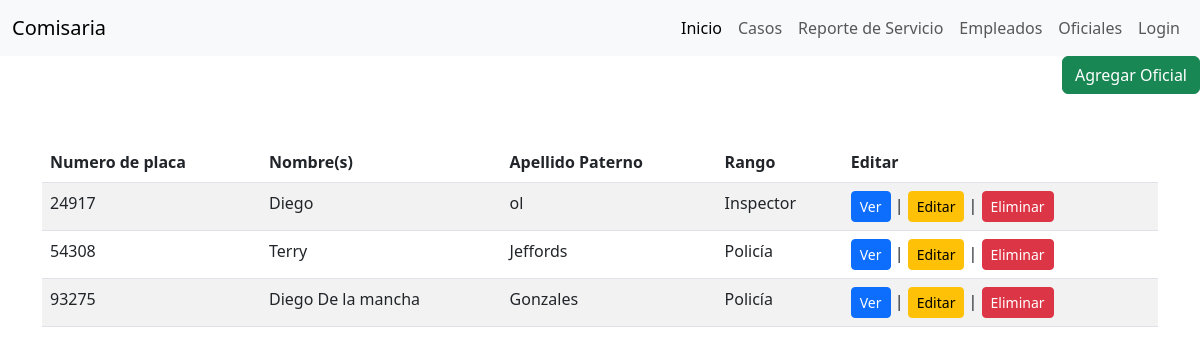
The app's page /comisaria/oficial/, older data.
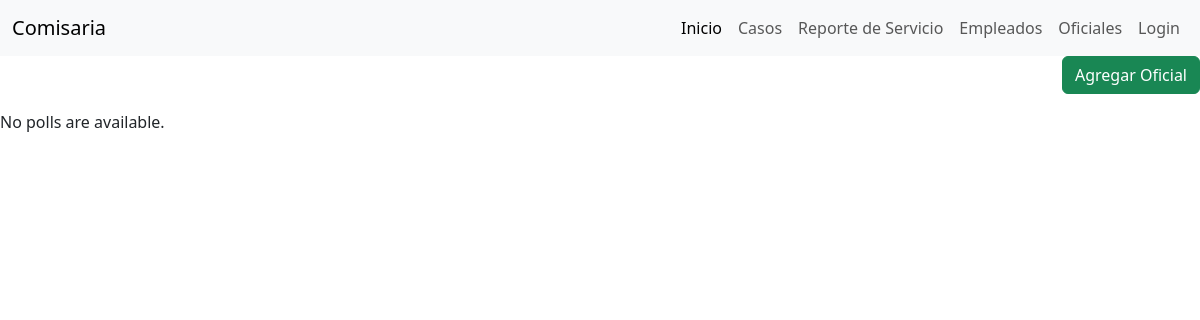
The same page, newer data.
### Comisaria/models.py (models this page shows, shortened)
class oficiales(models.Model):
    class Rango(models.IntegerChoices):
        POLICIA = 1, "Policía"
        INSPECTOR = 2, "Inspector"
        COMISARIO = 3, "Comisario"
    num_placa = models.PositiveIntegerField(default=0,blank=True, verbose_name='Numero de placa')
    id_emp = models.OneToOneField(Empleado, on_delete=models.CASCADE, verbose_name='ID empleado')
    rank = models.IntegerField(choices=Rango.choices, default=Rango.POLICIA, verbose_name='Rango')
    class Meta:
        verbose_name = 'Oficial'
        verbose_name_plural = 'Oficiales'

class Empleado(AbstractUser):
    class Puesto(models.IntegerChoices):
        ADMINISTRATIVO = 1, "Personal Administrativo"
        INTELIGENCIA = 2, "Analistas de Inteligencia"
        FORENSE = 3, "Técnico Forense"
        ARCHIVO = 4, "Personal del Archivo"
        COMUNICACION = 5, "Operador de Comunicación"
        PSICOLOGIA = 6, "Psicólogos"
        MANTENIMIENTO = 7, "Personal de Mantenimiento"
        HUMANOS = 8, "Encargado de Recursos Humanos"
        TI = 9, "Tecnicos de Sistemas Informaticos"
        OFICIAL = 10, "Oficial"
    first_name = models.CharField(max_length=50, default='', blank=False, verbose_name='Nombre(s)')
    last_name = models.CharField(max_length=50, default='', blank=False, verbose_name='Apellido paterno')
    last_name2 = models.CharField(max_length=50, default='', blank=False, verbose_name='Apellido materno')
    email = models.EmailField(unique=True, verbose_name='Correo')
    puesto = models.IntegerField(choices=Puesto.choices, default=Puesto.ADMINISTRATIVO, verbose_name='Puesto')
    register_date = models.DateTimeField(default= timezone.now, null=True, blank=False, verbose_name='Fecha de registro')
    num_phone = models.CharField(max_length=14, default='', blank=False, verbose_name='Telefono')
    salario = models.DecimalField(max_digits=10, decimal_places=2, default=0.00,blank=False ,verbose_name='Salario')
    class Meta:
        verbose_name = 'Empleado'
        verbose_name_plural = 'Empleados'

### Comisaria/views.py (the view)
# urls.py: path( "oficial/", views.OficialView.as_view(), name="oficial"),
class OficialView(generic.ListView):
    template_name = "comisaria/READ/oficial.html"
    context_object_name ="oficiales"
    def get_queryset(self):
        return oficiales.objects.order_by("num_placa")[:5]

### Comisaria/templates/comisaria/READ/oficial.html (shortened to what this page needs)
{% extends 'comisaria/base.html' %}
{% block contenido %}
<div class="d-flex justify-content-end mb-3">
    <a class="btn btn-success" href="{% url 'oficial_crear' %}">Agregar Oficial</a>
</div>
    {% if oficiales %}
    <div class="container my-5">
        <table class="table table-striped">
            <thead>
                <tr>
                    <th>Numero de placa</th>
                    <th>Nombre(s)</th>
                    <th>Apellido Paterno</th>
                    <th>Rango</th>
                    <th>Editar</th>
                </tr>
            </thead>
            <tbody>
                {% for of in oficiales %}
                <tr>
                    <td>{{ of.num_placa }}</td>
                    <td>{{ of.id_emp.first_name }}</td>
                    <td>{{ of.id_emp.last_name }}</td>
                    <td>{{ of.get_rank_display }}</td>
                    <td><a class="btn btn-primary btn-sm" href="{% url 'oficial_deta' of.id %}">Ver</a> | <a class="btn btn-warning btn-sm" href="{% url 'oficial_edit' of.id%}">Editar</a> | <a class="btn btn-danger btn-sm" href="{% url 'oficial_eliminar' of.id  %}">Eliminar</a></td>
                </tr>
                {% endfor %}
            </tbody>
        </table>
    </div>
    {% else %}
    <p>No polls are available.</p>
    {% endif %}
{% endblock %}

### Comisaria/templates/comisaria/base.html (shortened to what this page needs)
<!DOCTYPE html>
<html lang="es">
<head>
    <link href="https://cdn.jsdelivr.net/npm/bootstrap@5.3.0/dist/css/bootstrap.min.css" rel="stylesheet">
</head>
<body>
    <nav class="navbar navbar-expand-lg navbar-light bg-light">
        <div class="container-fluid">
            <a class="navbar-brand" href="#">Comisaria</a>
            <div class="collapse navbar-collapse" id="navbarNav">
                <ul class="navbar-nav ms-auto">
                    <li class="nav-item">
                        <a class="nav-link active" aria-current="page" href="{% url 'inicio' %}">Inicio</a>
                    </li>
                    <li class="nav-item">
                        <a class="nav-link" href="{% url 'caso' %}">Casos</a>
                    </li>
                    <li class="nav-item">
                        <a class="nav-link" href="{% url 'reporte_servicio' %}">Reporte de Servicio</a>
                    </li>
                    <li class="nav-item">
                        <a class="nav-link" href="{% url 'empleado' %}">Empleados</a>
                    </li>
                    <li class="nav-item">
                        <a class="nav-link" href="{% url 'oficial' %}">Oficiales</a>
                    </li>
                    {% if user.is_authenticated %}
                    <li class="nav-item">
                    <form method="post" action="{% url 'logout' %}">
                        {% csrf_token %}
                        <button class="nav-link" type="submit">logout</button>
                    </form></li>
                    {% else %}
                    <li class="nav-item">
                        <a class="nav-link" href="{% url 'login' %}">Login</a>
                    </li>
                    {% endif %}
                </ul>
            </div>
        </div>
    </nav>
    {%block contenido %} {% endblock %}
</body>
</html>

Row changes from the older to the newer data that the page shows:
removed oficiales: num_placa "24917", id_emp.first_name "Diego", id_emp.last_name "ol", rank "Inspector"
removed oficiales: num_placa "54308", id_emp.first_name "Terry", id_emp.last_name "Jeffords", rank "Policía"
removed oficiales: num_placa "93275", id_emp.first_name "Diego De la mancha", id_emp.last_name "Gonzales", rank "Policía"
Text that changed along with them:
text no longer shown: "Numero de placa Nombre(s) Apellido Paterno Rango Editar"
text now shown: "No polls are available."
